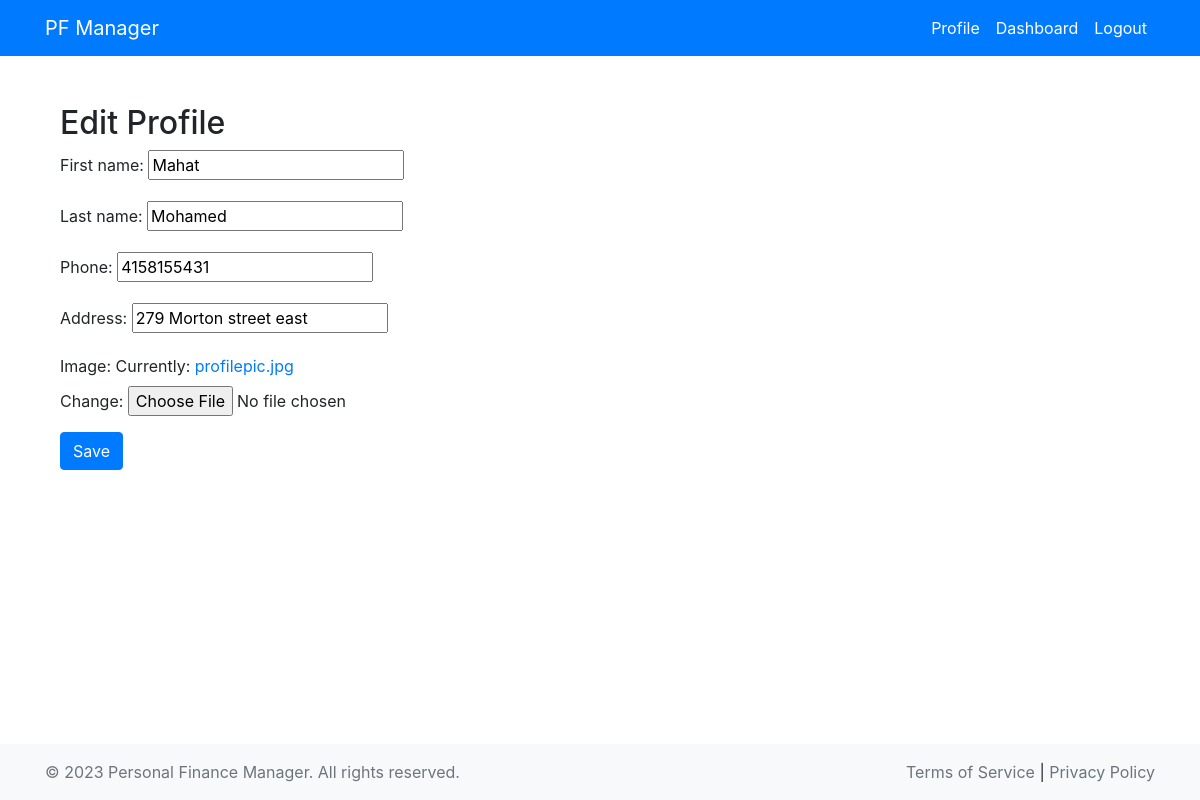
The app's page /edit_profile/ (signed in), older data.
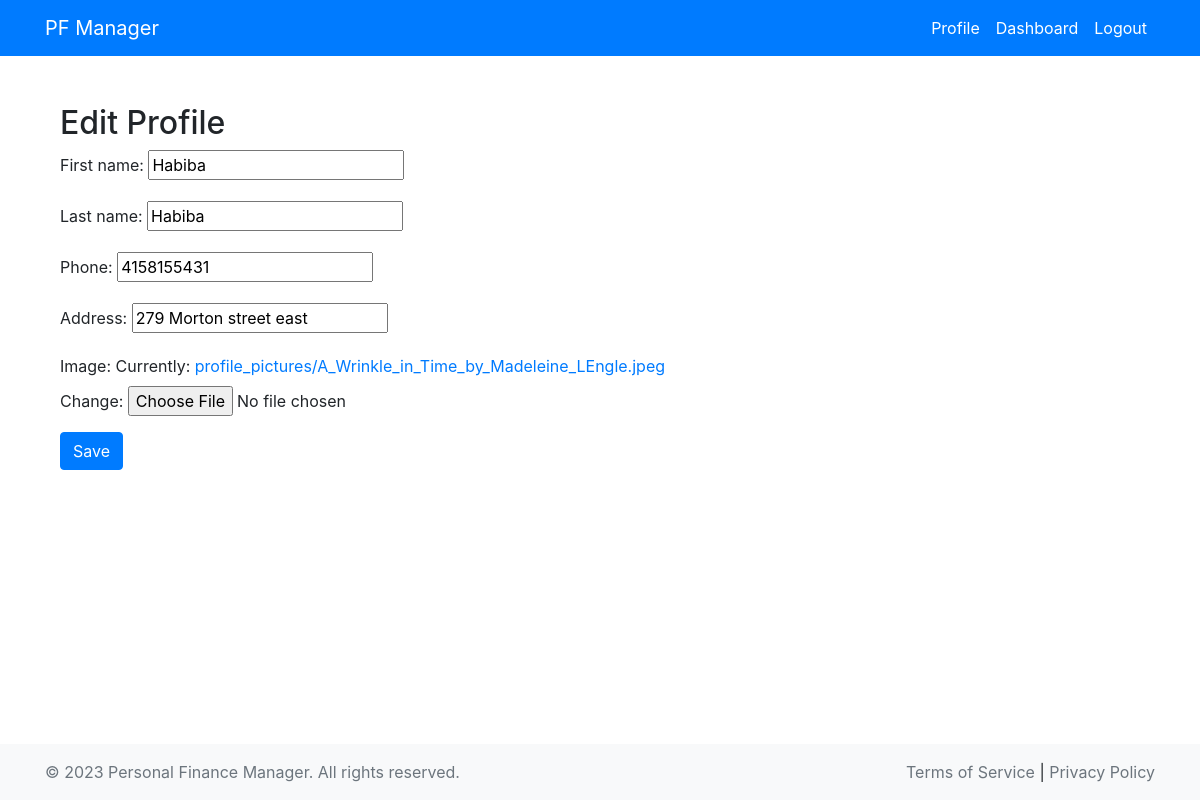
The same page, newer data.
### users/models.py (models this page shows, shortened)
class UserProfile(models.Model):
    user = models.OneToOneField(User, on_delete=models.CASCADE)
    first_name = models.CharField(max_length=100)
    last_name = models.CharField(max_length=100)
    phone = models.CharField(max_length=20)
    address = models.CharField(max_length=255)
    image = models.ImageField(upload_to='profile_pictures/', default='profilepic.jpg')

### users/views.py (the view)
# urls.py: path('edit_profile/', user_views.edit_profile, name='edit_profile'),
@login_required
def edit_profile(request):
    profile = UserProfile.objects.get(user=request.user)
    if request.method == 'POST':
        form = UserProfileForm(request.POST, request.FILES, instance=profile)
        if form.is_valid():
            form.save()
            messages.success(request, 'Your profile has been updated.')
            return redirect('user_profile')
    else:
        form = UserProfileForm(instance=profile)
    return render(request, 'users/edit_profile.html', {'form': form})

### users/forms.py
class UserProfileForm(forms.ModelForm):
    class Meta:
        model = UserProfile
        fields = ('first_name', 'last_name', 'phone', 'address', 'image')

### users/templates/users/edit_profile.html (shortened to what this page needs)
{% extends 'money/base.html' %}
{% block content %}
  <div class="container">
    <h2>Edit Profile</h2>
    <form method="post" enctype="multipart/form-data">
      {{ form.as_p }}
      <button type="submit" class="btn btn-primary">Save</button>
    </form>
  </div>
{% endblock %}

Row changes from the older to the newer data that the page shows:
changed UserProfile "279 Morton street east": first_name "Mahat" → "Habiba"; last_name "Mohamed" → "Habiba"
Text that changed along with them:
text no longer shown: "First name: Last name: Phone: Address: Image: Currently: profilepic.jpg Change:"
text now shown: "First name: Last name: Phone: Address: Image: Currently: profile_pictures/A_Wrinkle_in_Time_by_Madeleine_LEngle.jpeg Change:"
